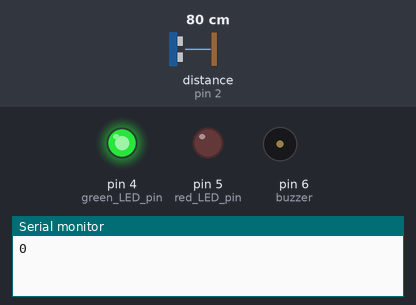
Recording of a sketch running on a simulated Arduino Uno, built with avr-gcc and run on an emulated ATmega328P. On the bench: output pins drawn as LEDs (lit = HIGH), buzzer (waves = sounding), the last lines printed to the serial monitor. Wiring (inferred from the names in the program): ultrasonic range finder: trigger pin 3; echo pin 2. Inputs (shaded band) come from the test bench; at power-on: distance to the obstacle (sensor on pin 2) 80 cm. The echo pulse lasts 58.3 µs per cm; pins used as bus, display or sensor lines are not drawn.

Above: at 1.9 s.
2.0 s: distance to the obstacle (sensor on pin 2) set to 65 cm
3.5 s: distance to the obstacle (sensor on pin 2) set to 55 cm
At 6.1 s:
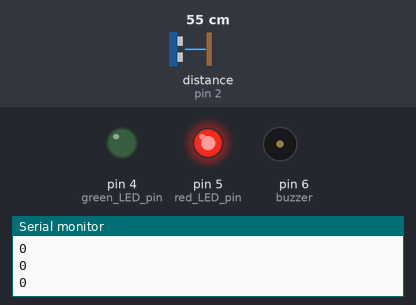
Timing chart, 0 to 13.8 s (numbered marks = the images above; inputs shaded):
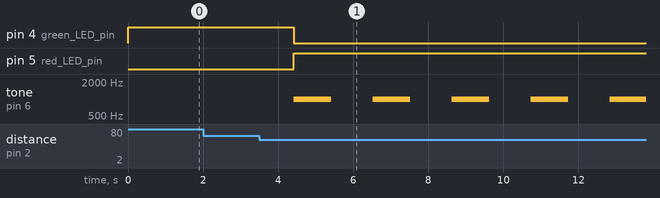

The sketch:

intrusion_detector.ino
```cpp
int echo_pin      = 2;
int trigger_pin   = 3;
int green_LED_pin = 4;
int red_LED_pin   = 5;
int buzzer        = 6;

void setup()
{
  Serial.begin(115200);
  // Set i/o pins
  pinMode(echo_pin, INPUT);
  pinMode(trigger_pin, OUTPUT);
  pinMode(green_LED_pin, OUTPUT);
  pinMode(red_LED_pin, OUTPUT);
  pinMode(buzzer, OUTPUT);

}

void loop()
{
  // Send trigger pulse
  digitalWrite(trigger_pin, HIGH);
  delayMicroseconds(20);
  digitalWrite(trigger_pin, LOW);

  // Wait for 4ms (68cm return trip at speed of sound)
  delayMicroseconds(4000);

  // Check if echo pulse is still active
  if (digitalRead(echo_pin) == 1)
  {
    // Echo pulse still active: no object within distance
    digitalWrite(green_LED_pin, HIGH);
    digitalWrite(red_LED_pin, LOW);
    delay(1000);  // ...for 1 sec

    // Echo to print 0 if no intruder
    Serial.println("0");

  }
  else
  {
    // Echo pulse has ended: an object is within distance
    digitalWrite(green_LED_pin, LOW);
    digitalWrite(red_LED_pin, HIGH);

    // Buzzer to start
    tone(buzzer, 1000); // Send 1KHz sound signal...
    delay(1000);        // ...for 1 sec
    noTone(buzzer);     // Stop sound...
    delay(1000);

    // Echo to print 1 if got intruder
    Serial.println("1");
  }

  // Wait 100 ms before triggering sensor again
  delay(100);
}
```

Measured:
- the behaviour switches between 61 and 60 cm on distance to the obstacle (sensor on pin 2) (found by bisection; images 0 and 1)
- after the input at 3.5 s, pin 4 (green_LED_pin): HIGH → LOW after 0.92 s; pin 5 (red_LED_pin): LOW → HIGH after 0.92 s; tone on pin 6 (buzzer): alternates 1000 Hz for 1.0 s and silent for 1.1 s, starting after 0.92 s
